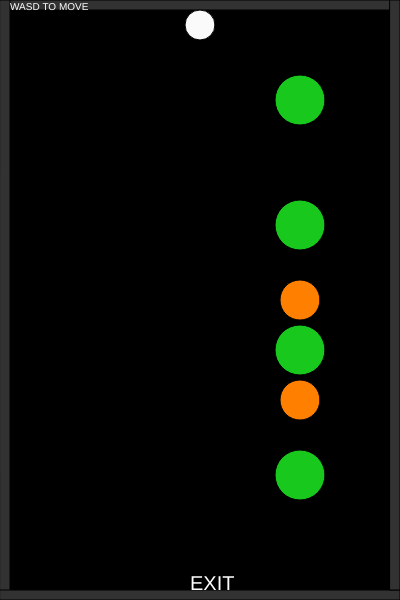
Frame 1 (no input)
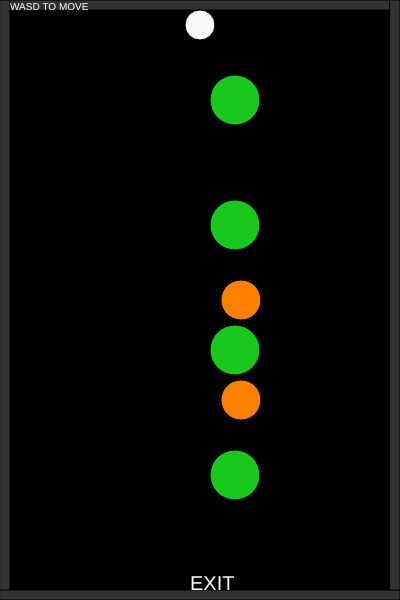
Frame 60 (no input)
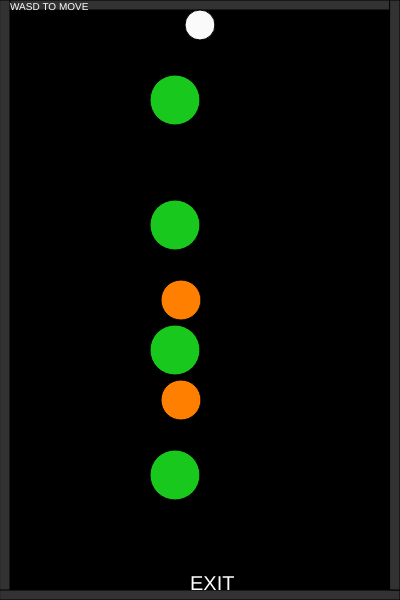
Frame 120 (the mouse pressed at the canvas centre since frame 60)

The p5.js sketch that drew these frames (run headless with seeded random() and noise() and a simulated clock; from frame 60 on, the mouse is pressed at the canvas centre):

// p5.js sketch
// ── sketch.js
  var x1 = 300;
  var x2 = 300;
  var f = 25;
  //f = forward, y axis
  var s = 200;
  //s = slide, x axis
  var g;
  var o;
  
  function bordersCreate()
      {
        fill(50,50,50);
        rect(0,0,width,10);
        rect(0,0,10, height);
        rect(0, height-10, width, 10);
        rect(width-10, 0, 10, height-10);
        //borders of the playable area
        if (f < 25)
        {
          f = 25;
        }
        else if (f > height-20)
        {
          f = height-20;
        }
        else if (s < 25)
        {
          s = 25;
        }
        else if (s > width-25)
        {
          s = width-25;
        }
        //player movement border
      }
      
      function playerMove()
      {
          if (keyIsDown('68'))
          {
            s += 3;
          }
        if (keyIsDown('65'))
          {
            s -= 3;
          }
        if (keyIsDown('87'))
          {
            f -= 4;
          }
        if (keyIsDown('83'))
          {
            f += 4;
          }
        if (keyIsDown('32'))
          {
            f = 25;
            s = 200;
          }
      //player movement
      }
      
      function playerCreate()
      {
        fill(250,250,250);
        circle(s, f, 30);
        //player circle
      }
      
      function greenCreate()
      {
        fill(24,200,29);
        circle(x1,heights[0],50);
        circle(x1,heights[1],50);
        circle(x1,heights[2],50);
        circle(x1,heights[3],50);
        //green circles
      }
        
      function orangeCreate() 
      {
        fill(255, 128, 0);
        circle (x2, talls[0], 40);
        circle (x2, talls[1], 40);
      //orange circles
      }

      function exitCreate()
      {
        fill(255,255,255);
        textSize(20);
        text("EXIT", width-((width/2)+10), height-10);
        //exit marker
      }

      function greenMove()
      {
        //green circle movement set
        if (x1 >= 350 || x1 <= 25)
        {
          x1 = 25;
        }
        else (x1 >= 25 && x1 < 350)
        {
          x1 += g;
        }
      }

      function orangeMove()
      {
       //orange circle movement set
        if (x2>=350 || x2 <= 25)
        {
          x2 = 350;
        }
        else(x2 >= 25 && x2 < 350)
        {
          x2 -= o;
        }
      }

      function moveTutorial()
      {   
        textSize(10)
        text("WASD TO MOVE", 10, 10)
        //minimal movement tutorial
      }
      
      function mouseClicked()
      {
        fill(255,255,0);
        let mx = Math.floor((Math.random() *380)+ 20);
        let my = Math.floor((Math.random() *580)+ 20);
        circle(mx, my, 20);
      }

      function winParam()
      {
        
         if (f > (height-25) && s > 175 && s < 245)
        {
          textSize(40);
          text("YOU WIN!", 100, 60);
          textSize(10);
          text("PRESS 'SPACE' TO PLAY AGAIN", 120, 75);
          s = 210;
          f = height-20;
        }
        //winning params
      }
  
    let heights = [100,225,350,475];
    let talls = [300,400];
    //array attempt idk

function setup()
    {
        createCanvas(400,600);
        g = Math.floor(Math.random() * (Math.floor(Math.random() * 12)) + 1);
        o = Math.floor(Math.random() * (Math.floor(Math.random() * 15)) + 1);
        h = Math.floor((Math.random() * 500) + 100); 
    }
  
function draw()
    {
        background(0);
        bordersCreate();
        greenCreate();
        orangeCreate();
        playerCreate();
        playerMove();
        exitCreate();
        moveTutorial();
        greenMove();
        orangeMove();
        winParam();
    }
